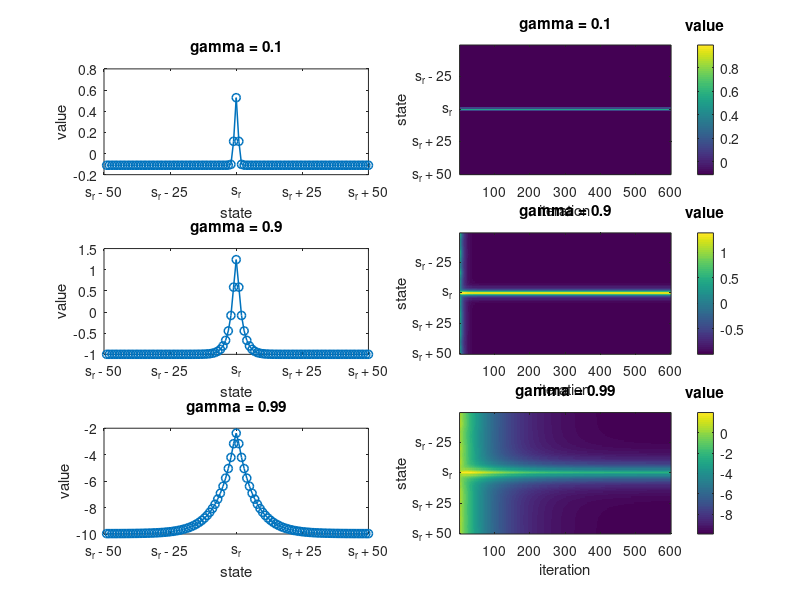

MATLAB code to generate this figure: (Note: this script raises an error after producing the figure.)

%% Problem 4: Reinforcement learning on a ring
%% 4b
N = 100;
p = .2;
g_set = [.1 .9 .99];

s_r = 50;%randi(N);
r = -.1*ones(N,3); % 1 s-1 % 2 s % 3 s+1

r(mod(s_r,N),2) = r(mod(s_r,N),2)+1;
r(mod(s_r-1,N),3) = r(mod(s_r-1,N),3)+1;
r(mod(s_r+1,N),1) = r(mod(s_r+1,N),1)+1;

its = 600;
V = rand(size(g_set,2),N,its);
s_set = 0:N-1;

for g = g_set
    for it = 1:its-1
    for s = s_set(randperm(N))
        
        s1 = mod(s-1,N)+1;
        s2 = mod(s,N)+1;
        s3 = mod(s+1,N)+1;
        
        discounted_s1 = g*(p*V(g == g_set,mod(s1-2,N)+1,it)+ (1 - 2*p)*V(g == g_set,mod(s1-1,N)+1,it)+...
            p*V(g == g_set,mod(s1,N)+1,it));
        discounted_s2 = g*(p*V(g == g_set,mod(s2-2,N)+1,it)+(1 - 2*p)*V(g == g_set,mod(s2-1,N)+1,it)+...
            p*V(g == g_set,mod(s2,N)+1,it));
        discounted_s3 = g*(p*V(g == g_set,mod(s3-2,N)+1,it)+(1 - 2*p)*V(g == g_set,mod(s3-1,N)+1,it)+...
            p*V(g == g_set,mod(s3,N)+1,it));
        
        V(g == g_set,s2,it+1) = p*(r(s2,1)+discounted_s1) + p*(r(s2,3)+discounted_s3) +...
            (1 - 2*p)*(r(s2,2)+discounted_s2);
    end
    end
end

%% visualize 4b
figure('position',[0 0 1200 1000]);
for g_ind = 1:3
subplot(3,2,g_ind*2-1)
plot(V(g_ind,:,end)','o-','lineWidth',1.1)
set(gca,'xtick',(s_r-50):25:(s_r+50),'xticklabel',...
    {'s_r - 50','s_r - 25','s_r','s_r + 25','s_r + 50'})
xlabel('state')
ylabel('value')
title(['gamma = ' num2str(g_set(g_ind))])
subplot(3,2,g_ind*2)
imagesc(squeeze(V(g_ind,:,:)))
xlabel('iteration')
ylabel('state')
title(['gamma = ' num2str(g_set(g_ind))])
set(gca,'ytick',(s_r-50):25:(s_r+50),'yticklabel',...
    {'s_r - 50','s_r - 25','s_r','s_r + 25','s_r + 50'})
h = colorbar;
title(h,'value')
end
saveFormattedFig(fullfile('C:\Users\Laura\Desktop\mcb 131\code\mcb131\final_4b'))

%% 4c
N = 100;
g_set = [.1 .9 .99];

s_r = 50;%randi(N);
r = -.1*ones(N,3); % 1 s-1 % 2 s % 3 s+1

r(mod(s_r,N),2) = 0;
r(mod(s_r-1,N),3) = 0;
r(mod(s_r+1,N),1) = 0;

its = 1000;
V = rand(size(g_set,2),N,its);
G = rand(N,1);
s_set = 0:N-1;

for g = g_set
    for it = 1:its-1
    for s = s_set(randperm(N))
        
        s1 = mod(s-1,N)+1;
        s2 = mod(s,N)+1;
        s3 = mod(s+1,N)+1;
        
        discounted_s1 = g*(p*V(g == g_set,mod(s1-2,N)+1,it)+ (1 - 2*p)*V(g == g_set,mod(s1-1,N)+1,it)+...
            p*V(g == g_set,mod(s1,N)+1,it));
        discounted_s2 = g*(p*V(g == g_set,mod(s2-2,N)+1,it)+(1 - 2*p)*V(g == g_set,mod(s2-1,N)+1,it)+...
            p*V(g == g_set,mod(s2,N)+1,it));
        discounted_s3 = g*(p*V(g == g_set,mod(s3-2,N)+1,it)+(1 - 2*p)*V(g == g_set,mod(s3-1,N)+1,it)+...
            p*V(g == g_set,mod(s3,N)+1,it));
        
        V(g == g_set,s2,it+1) = p*(r(s2,1)+discounted_s1) + p*(r(s2,3)+discounted_s3) +...
            (1 - 2*p)*(r(s2,2)+discounted_s2);
    end
    end
end


%%

%% Problem 5: Ring Attractor
%% initialize
N = 100;
h0 = 2;
h1 = 1;
T = 2;
tau = 1;
nsteps = 1000;
step_size = .01;
theta = 2*pi.*(1:N)/N;
w0_set = [0 1 2];
w1_set = [-10 2 10];
fig_plot = figure;
fig_im = figure;
nr = size(w0_set,2);
nc = size(w1_set,2);
plot_Wij = 0;
add_noise = 1;
theta0 = pi;

%% simuluate dynamics for various w0 w1
for w0 = w0_set
for w1 = w1_set
%% make weight matrix
Wij = nan(N);

if add_noise==1
a = rand(N,nsteps);
else
a = zeros(N,nsteps);
end

for i  = 1:100
for j  = 1:100
    if i==j
Wij(i,i) = 0;
    else
Wij(i,j) = (1/N)*(w0+w1*cos(theta(i) - theta(j)));
    end
end
end

%% plot weight matrix
if plot_Wij==1
imagesc(Wij)
axis square
title('Wij')
h = colorbar;
title(h,'synaptic weight')
xlabel('neuron i')
ylabel('neuron j')
end

%% iterate through time
step_set = step_size:step_size:nsteps*step_size;
for t = step_set
    for i = 1:N
        f = Wij(i,:)*a(:,t==step_set)+h0-T+h1*cos(theta(i)-theta0);
        if f<0
            f = 0;
        end
        a(i,find(t==step_set)+1) = a(i,t==step_set) - ...
            a(i,t==step_set)*step_size + f*step_size;
    end
end

%% visualizations
cmap = hsv(100);
figure(fig_plot)
subplot(nr,nc,(find(w0_set==w0)-1)*nc+find(w1_set==w1))
    hold on
if w0==w0_set(1) && w1==w1_set(end)
for i = 10:10:N
    plot((a(i,:)),'color',cmap(i,:),'lineWidth',1.5)
end
legend('neuron 10','neuron 20','neuron 30','neuron 40','neuron 50',...
    'neuron 60','neuron 70','neuron 80','neuron 90','neuron 100')
end
for i = 1:N
    plot((a(i,:)),'color',cmap(i,:),'lineWidth',1.5)
end
xlim([0 nsteps])
xlabel('time steps')
ylabel('activity')
title(['w0 = ' num2str(w0) ' ; w1 = ' num2str(w1)])

figure(fig_im)
subplot(nr,nc,(find(w0_set==w0)-1)*nc+find(w1_set==w1))
    imagesc(a)
axis square
title(['w0 = ' num2str(w0) ' ; w1 = ' num2str(w1)])
h = colorbar;
title(h,'activity')
ylabel('neuron i')
xlabel('time steps')
end
end
figure(fig_plot)
saveFormattedFig(fullfile('C:\Users\Laura\Desktop\mcb 131\code\mcb131\final_5a'))
figure(fig_im)
saveFormattedFig(fullfile('C:\Users\Laura\Desktop\mcb 131\code\mcb131\final_5b'))
